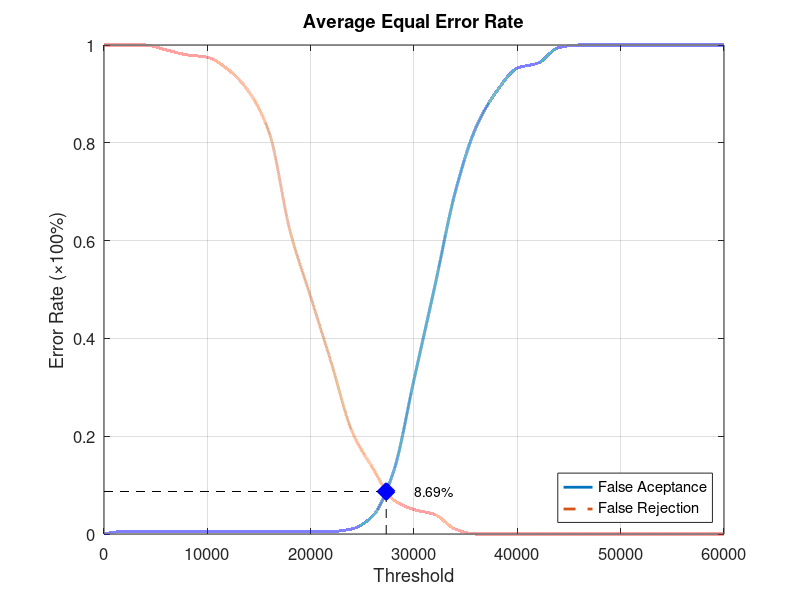
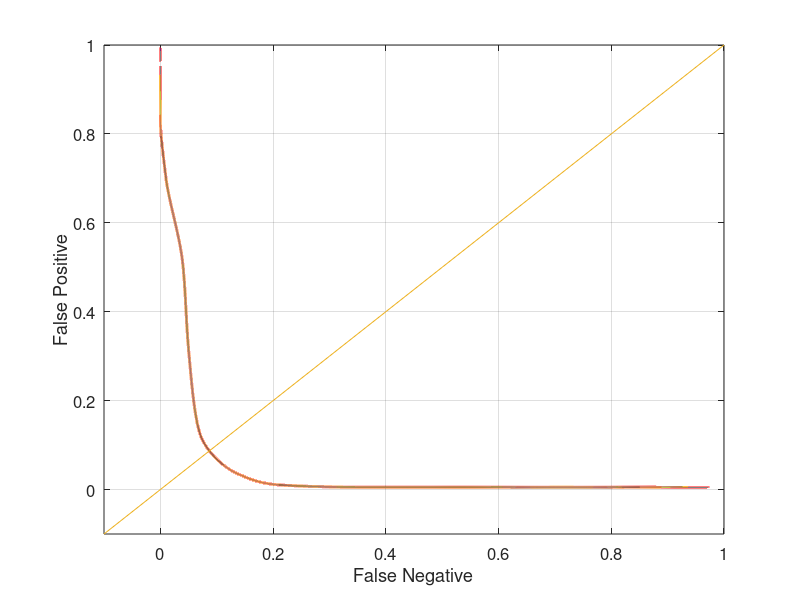

Write MATLAB code to recreate these figures, in order.
function yEER = Database3_2
close all;
clear;
clc;
x = 0:2000:60000;
xq = 0:0.5:60000;

y0 = [0 0.00526316 0.00526316 0.00526316 0.00526316 0.00526316 0.00526316 0.00526316 0.00526316 0.00526316 0.00526316 0.00526316 0.0105263 0.0368421 0.126316 0.315789 0.505263 0.7 0.831579 0.905263 0.952632 0.963158 0.994737 1 1 1 1 1 1 1 1];
yy0 = interp1(x, y0, xq, 'pchip');
y1 = [1 1 1 0.99 0.98 0.975 0.95 0.905 0.82 0.62 0.485 0.35 0.21 0.135 0.07 0.05 0.04 0.01 0 0 0 0 0 0 0 0 0 0 0 0 0];
yy1 = interp1(x, y1, xq, 'pchip');

% Calculating EER: 
y2 = abs(y0 - y1);
find(y2 == min(y2))
yy2 = abs(yy0 - yy1);
xEER = find(yy2 == min(yy2));
xEERIndex = xq(xEER) % X-axis EER
yEER = yy0(xEER) % Y-axis EER

main = figure
plot(xq, yy0,'-','LineWidth', 2);	hold on
plot(xq, yy1,'--','LineWidth', 2);	hold on
plot([xEERIndex xEERIndex], [0 yEER], 'k--');	hold on
plot([0 xEERIndex], [yEER yEER], 'k--');	hold on
plot(xEERIndex, yEER, 'bx', 'LineWidth', 10);	hold on
text(xEERIndex + 10 * xEERIndex / 100, yEER, [num2str(round((10000 * yEER)) / 100) '%'])
legend('False Aceptance', 'False Rejection', 'Location', 'SouthEast')
xlabel('Threshold')
ylabel('Error Rate (\times100%)')
title('Average Equal Error Rate')
set(gca, 'FontSize', 12)
axis([0 60000 0 1])
grid on

print(main, 'Database3_2Main', '-dpng');
FNRxFPR = figure('Color', [1 1 1]);
plot(yy1, yy0, '-', yy1, yy0, 'LineWidth', 2);
hold on
y = -0.1:0.1:1
plot(y, y); 
set(gca, 'FontSize', 12)
xlabel('False Negative')
ylabel('False Positive')
axis([-0.1 1 -0.1 1])
set(gca, 'FontSize', 12)
grid on

print(FNRxFPR, 'Database3_2FNRxFPR','-dpng');
end
